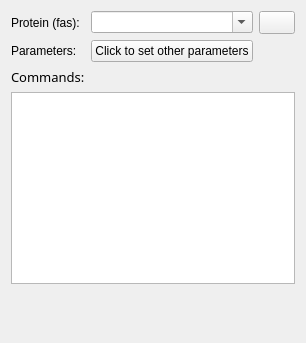
          <widget class="QWidget" name="HmmCleaner">
           <attribute name="label">
            <string>HmmCleaner</string>
           </attribute>
           <layout class="QGridLayout" name="gridLayout_13">
            <item row="0" column="0">
             <widget class="QLabel" name="label_16">
              <property name="text">
               <string>Protein (fas):</string>
              </property>
             </widget>
            </item>
            <item row="0" column="1">
             <widget class="ListQCombobox" name="comboBox_22">
              <property name="sizePolicy">
               <sizepolicy hsizetype="Expanding" vsizetype="Fixed">
                <horstretch>0</horstretch>
                <verstretch>0</verstretch>
               </sizepolicy>
              </property>
              <property name="acceptDrops">
               <bool>true</bool>
              </property>
              <property name="editable">
               <bool>true</bool>
              </property>
              <property name="sizeAdjustPolicy">
               <enum>QComboBox::AdjustToMinimumContentsLength</enum>
              </property>
             </widget>
            </item>
            <item row="0" column="2">
             <widget class="QPushButton" name="pushButton_12">
              <property name="sizePolicy">
               <sizepolicy hsizetype="Fixed" vsizetype="Fixed">
                <horstretch>0</horstretch>
                <verstretch>0</verstretch>
               </sizepolicy>
              </property>
              <property name="minimumSize">
               <size>
                <width>36</width>
                <height>23</height>
               </size>
              </property>
              <property name="maximumSize">
               <size>
                <width>30</width>
                <height>30</height>
               </size>
              </property>
              <property name="styleSheet">
               <string notr="true"/>
              </property>
              <property name="text">
               <string/>
              </property>
             </widget>
            </item>
            <item row="1" column="0">
             <widget class="QLabel" name="label_18">
              <property name="text">
               <string>Parameters:</string>
              </property>
             </widget>
            </item>
            <item row="1" column="1">
             <widget class="QPushButton" name="pushButton_16">
              <property name="text">
               <string>Click to set other parameters</string>
              </property>
             </widget>
            </item>
            <item row="2" column="0">
             <widget class="QLabel" name="label_43">
              <property name="font">
               <font>
                <family>Microsoft YaHei</family>
                <pointsize>10</pointsize>
               </font>
              </property>
              <property name="text">
               <string>Commands:</string>
              </property>
              <property name="alignment">
               <set>Qt::AlignLeading|Qt::AlignLeft|Qt::AlignVCenter</set>
              </property>
             </widget>
            </item>
            <item row="3" column="0" colspan="3">
             <widget class="QPlainTextEdit" name="plainTextEdit_8"/>
            </item>
            <item row="4" column="1">
             <spacer name="verticalSpacer_8">
              <property name="orientation">
               <enum>Qt::Vertical</enum>
              </property>
              <property name="sizeHint" stdset="0">
               <size>
                <width>20</width>
                <height>48</height>
               </size>
              </property>
             </spacer>
            </item>
           </layout>
          </widget>
